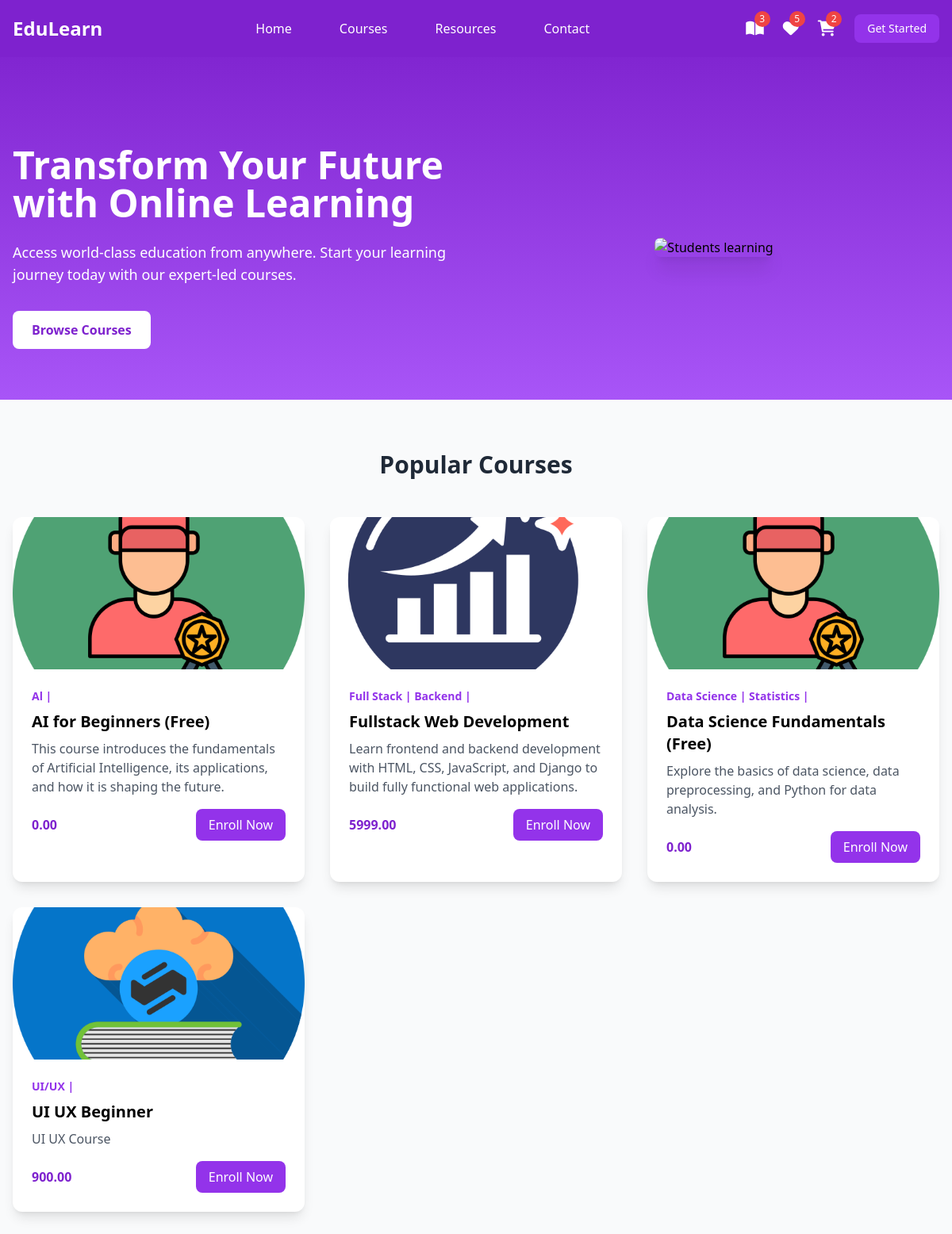
/student/index/ (signed in), run on the app's committed database.
### instructor/models.py (models this page shows, shortened)
class User(AbstractUser):
    ROLE_CHOICES =(
        ("instructor","Instructor"),
        ("student","Student")
    )
    role=models.CharField(max_length=20,choices=ROLE_CHOICES,default="student")

class Course(models.Model):
    title=models.CharField(max_length=200)
    description=models.TextField()
    price=models.DecimalField(decimal_places=2,max_digits=7)
    owner=models.ForeignKey(User,on_delete=models.SET_NULL,related_name="courses",null=True)
    is_free=models.BooleanField(default=False)
    picture=models.ImageField(upload_to="courseimages",null=True,blank=True,default="courseimages/default.png")
    thumbnail=EmbedVideoField()
    category_objects=models.ManyToManyField(Category)
    created_at=models.DateTimeField(auto_now_add=True)
    updated_at=models.DateTimeField(auto_now=True)

class Category(models.Model):
    name=models.CharField(max_length=200,unique=True)
    def __str__(self):
        return self.name

### student/views.py (the view)
# urls.py: path('index/',views.IndexView.as_view(),name="index"),
class IndexView(View):
    def get(self,request,*args,**kwargs):
        all_courses=Course.objects.all()
        return render(request,"index.html",{"courses":all_courses})

### student/templates/index.html
{%extends 'base.html'%} {%block mainblock%}
<section class="pt-20 bg-gradient-to-b from-purple-700 to-purple-500">
  <div
    class="max-w-screen-xl mx-auto px-4 py-16 grid md:grid-cols-2 gap-8 items-center"
  >
    <div class="text-white">
      <h1 class="text-4xl md:text-5xl font-bold mb-6">
        Transform Your Future with Online Learning
      </h1>
      <p class="text-lg mb-8">
        Access world-class education from anywhere. Start your learning journey
        today with our expert-led courses.
      </p>
      <button
        class="bg-white text-purple-700 hover:bg-purple-100 px-6 py-3 rounded-lg font-semibold transition duration-300"
      >
        Browse Courses
      </button>
    </div>
    <div class="flex justify-center">
      <img
        src="/api/placeholder/600/400"
        alt="Students learning"
        class="rounded-lg shadow-xl"
      />
    </div>
  </div>
</section>
<section class="max-w-screen-xl mx-auto px-4 py-16">
  <h2 class="text-3xl font-bold text-center mb-12 text-gray-800">
    Popular Courses
  </h2>
  <div class="grid grid-cols-1 md:grid-cols-3 gap-8">
    {%for c in courses%}
    <div
      class="bg-white rounded-xl shadow-lg overflow-hidden transform transition duration-300 hover:scale-105 hover:shadow-xl"
    >
      <img
        src="{{c.picture.url}}"
        alt="Course 1"
        class="w-full h-48 object-cover"
      />
      <div class="p-6">
        <div class="text-purple-600 text-sm font-semibold mb-2">
          {%for cat in c.category_objects.all%}
          <span> {{cat}} |</span>
          {%endfor%}
        </div>
        <h3 class="text-xl font-bold mb-2">{{c.title}}</h3>
        <p class="text-gray-600 mb-4">{{c.description}}</p>
        <div class="flex justify-between items-center">
          <span class="text-purple-700 font-bold">{{c.price}}</span>
          <a
            href="{%url 'course-detail' c.id%}"
            class="bg-purple-600 text-white px-4 py-2 rounded-lg hover:bg-purple-700 transition duration-300"
          >
            Enroll Now
          </a>
        </div>
      </div>
    </div>
    {%endfor%}
  </div>
</section>
{%endblock%}

### student/templates/base.html (shortened to what this page needs)
<!DOCTYPE html>
<html lang="en">
  <head>
    <script src="https://cdn.tailwindcss.com"></script>
    <link
      href="https://cdnjs.cloudflare.com/ajax/libs/font-awesome/6.0.0/css/all.min.css"
      rel="stylesheet"
    />
  </head>
  <body class="bg-gray-50">
    <nav class="bg-purple-700 fixed w-full z-20 top-0 left-0">
      <div
        class="max-w-screen-xl flex flex-wrap items-center justify-between mx-auto p-4"
      >
        <a href="#" class="flex items-center">
          <span class="self-center text-2xl font-semibold text-white"
            >EduLearn</span
          >
        </a>
        <div
          class="items-center justify-between hidden w-full md:flex md:w-auto md:order-1"
        >
          <ul
            class="flex flex-col p-4 md:p-0 mt-4 font-medium md:flex-row md:space-x-8 md:mt-0"
          >
            <li>
              <a
                href="#"
                class="block py-2 pl-3 pr-4 text-white hover:text-purple-200"
                >Home</a
              >
            </li>
            <li>
              <a
                href="#"
                class="block py-2 pl-3 pr-4 text-white hover:text-purple-200"
                >Courses</a
              >
            </li>
            <li>
              <a
                href="#"
                class="block py-2 pl-3 pr-4 text-white hover:text-purple-200"
                >Resources</a
              >
            </li>
            <li>
              <a
                href="#"
                class="block py-2 pl-3 pr-4 text-white hover:text-purple-200"
                >Contact</a
              >
            </li>
          </ul>
        </div>
        <div class="flex items-center space-x-6 md:order-2">
          <div class="relative group">
            <a href="#" class="text-white hover:text-purple-200">
              <i class="fas fa-book-open text-xl"></i>
              <span
                class="absolute -top-2 -right-2 bg-red-500 text-white text-xs rounded-full h-5 w-5 flex items-center justify-center"
                >3</span
              >
            </a>
          </div>
          <div class="relative group">
            <a href="#" class="text-white hover:text-purple-200">
              <i class="fas fa-heart text-xl"></i>
              <span
                class="absolute -top-2 -right-2 bg-red-500 text-white text-xs rounded-full h-5 w-5 flex items-center justify-center"
                >5</span
              >
            </a>
          </div>
          <div class="relative group">
            <a
              href="{%url 'cart-summary'%}"
              class="text-white hover:text-purple-200"
            >
              <i class="fas fa-shopping-cart text-xl"></i>
              <span
                class="absolute -top-2 -right-2 bg-red-500 text-white text-xs rounded-full h-5 w-5 flex items-center justify-center"
                >{{request.user.basket.all.count}}</span
              >
            </a>
          </div>
          <button
            class="text-white bg-purple-600 hover:bg-purple-800 focus:ring-4 focus:outline-none focus:ring-purple-300 font-medium rounded-lg text-sm px-4 py-2 text-center"
          >
            Get Started
          </button>
        </div>
      </div>
    </nav>
    <div class="mt-10">{%block mainblock%} {%endblock%}</div>
  </body>
</html>

### data on the page
User: user.basket.all.count "2"
Course: picture (picture), title "AI for Beginners (Free)", description "This course introduces the fundamentals of Artificial Intelligence, its applications, and how it is shaping the future.", price "0.00"
Category: name "Al"
Course: picture (picture), title "Fullstack Web Development", description "Learn frontend and backend development with HTML, CSS, JavaScript, and Django to build fully functional web applications.", price "5999.00"
Category: name "Full Stack"
Category: name "Backend"
Course: picture (picture), title "Data Science Fundamentals (Free)", description "Explore the basics of data science, data preprocessing, and Python for data analysis.", price "0.00"
Category: name "Data Science"
Category: name "Statistics"
Course: picture (picture), title "UI UX Beginner", description "UI UX Course", price "900.00"
Category: name "UI/UX"
